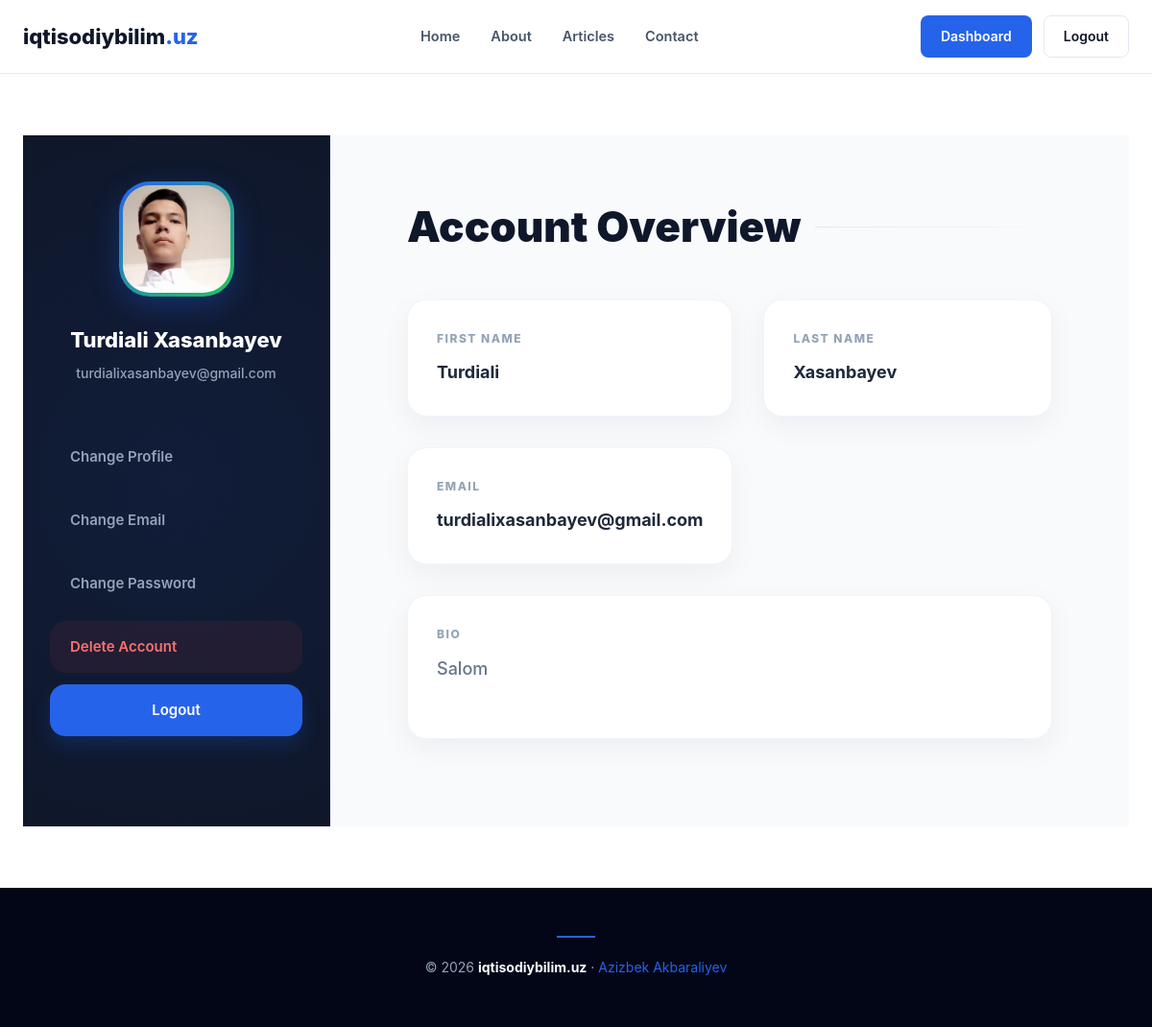
Page /dashboard/ (signed in) on the committed database.
### user/models.py (models this page shows, shortened)
class CustomUser(AbstractUser):
    username = None
    email = models.EmailField(unique=True)
    first_name = models.CharField(max_length=100, null=True, blank=True)
    last_name = models.CharField(max_length=100, null=True, blank=True)
    profile_image = models.ImageField(upload_to='profile_images', null=True, blank=True)
    bio = models.TextField(null=True, blank=True)
    objects = CustomUserManager()
    USERNAME_FIELD = "email"
    REQUIRED_FIELDS = []
    class Meta:
        verbose_name = "User"
        verbose_name_plural = "Users"

### user/views.py (the view)
# urls.py: path('dashboard/', ProfileView.as_view(), name='dashboard'),
class ProfileView(LoginRequiredMixin, View):
    login_url = 'login'
    def get(self, request):
        return render(request, 'profile.html')

### config/global_context.py (called while the page is built)
def global_context(request):
    current_year = timezone.now().year
    categories = Category.objects.all()
    tags = Tag.objects.all()
    return {'current_year': current_year, 'categories': categories, 'tags': tags}

### templates/profile.html (shortened to what this page needs)
{% extends "base.html" %}
{% load static %}
{% block extra_css %}
<link rel="stylesheet" href="{% static 'css/profile.css' %}">
{% endblock %}
{% block content %}
<section class="profile-layout">
    <aside class="profile-sidebar">
        <div class="user-box">
            {% if request.user.profile_image %}
            <img src="{{ request.user.profile_image.url }}" alt="Profile image">
            {% else %}
            <img src="/static/img/default.png" alt="Profile image">
            {% endif %}
            <h3>{{ request.user.first_name }} {{ request.user.last_name }}</h3>
            <p>{{ request.user.email }}</p>
        </div>
        <nav class="profile-menu">
            <a href="#" class="menu-link">Change Profile</a>
            <a href="#" class="menu-link">Change Email</a>
            <a href="#" class="menu-link">Change Password</a>
            <a href="/delete-account/" class="menu-link danger">Delete Account</a>
            <a href="/logout/" class="menu-link logout">Logout</a>
        </nav>
    </aside>
    <div class="profile-content">
        <h1>Account Overview</h1>
        <div class="info-grid">
            <div class="info-card">
                <h4>First Name</h4>
                <p>{{ request.user.first_name|default:"—" }}</p>
            </div>
            <div class="info-card">
                <h4>Last Name</h4>
                <p>{{ request.user.last_name|default:"—" }}</p>
            </div>
            <div class="info-card">
                <h4>Email</h4>
                <p>{{ request.user.email }}</p>
            </div>
            <div class="info-card">
                <h4>Bio</h4>
                <p>{{ request.user.bio|default:"No bio added yet." }}</p>
            </div>
        </div>
    </div>
</section>
{% endblock %}

### static/css/base.css (style rules this page uses)
:root { --primary: #2563eb; --primary-hover: #1d4ed8; --primary-soft: #eff6ff; --dark: #0f172a; --slate: #475569; --border: #e2e8f0; --bg-page: #ffffff; --bg-footer: #020617; --radius: 12px; --ease: all .3s cubic-bezier(.4, 0, .2, 1); --shadow: 0 10px 20px rgba(0, 0, 0, .06); }
*, *::before, *::after { margin: 0; padding: 0; box-sizing: border-box; }
body { font-family: Inter, system-ui, sans-serif; background: var(--bg-page); color: var(--dark); line-height: 1.6; }
a { text-decoration: none; color: inherit; transition: var(--ease); }

### static/css/profile.css (style rules this page uses)
.profile-layout { display: grid; grid-template-columns: 320px 1fr; min-height: calc(100vh - 80px); background: #f8fafc; animation: profileEntrance 0.6s ease-out; gap: 0; }
.profile-sidebar { background: #0f172a; padding: 48px 28px; color: #f8fafc; border-right: 1px solid rgba(255, 255, 255, 0.05); display: flex; flex-direction: column; position: relative; overflow: hidden; }
.profile-sidebar::before { content: ""; position: absolute; top: -50%; left: -50%; width: 200%; height: 200%; background: radial-gradient(circle at 50% 50%, rgba(37, 99, 235, 0.08), transparent 50%); pointer-events: none; }
.user-box { position: relative; z-index: 1; text-align: center; margin-bottom: 48px; }
.user-box img { width: 120px; height: 120px; object-fit: cover; border-radius: 32px; padding: 4px; background: linear-gradient(135deg, #2563eb, #22c55e); box-shadow: 0 10px 30px rgba(37, 99, 235, 0.3); margin-bottom: 20px; transition: transform 0.5s cubic-bezier(0.175, 0.885, 0.32, 1.275); }
.user-box h3 { font-size: 22px; font-weight: 800; color: #fff; margin-bottom: 6px; }
.user-box p { font-size: 14px; color: #94a3b8; font-weight: 500; }
.profile-menu { display: flex; flex-direction: column; gap: 12px; z-index: 1; }
.menu-link { display: flex; align-items: center; padding: 14px 20px; border-radius: 16px; color: #94a3b8; font-size: 15px; font-weight: 600; transition: all 0.3s ease; border: 1px solid transparent; }
.menu-link.danger { color: #f87171; background: rgba(239, 68, 68, 0.08); }
.menu-link.logout { background: #2563eb; color: #fff; justify-content: center; box-shadow: 0 10px 20px rgba(37, 99, 235, 0.2); }
.profile-content { padding: 60px 80px; background: #f8fafc; }
.profile-content h1 { font-size: 44px; font-weight: 900; margin-bottom: 40px; color: #0f172a; display: flex; align-items: center; gap: 15px; }
.profile-content h1::after { content: ""; flex: 1; height: 1px; background: linear-gradient(90deg, #e2e8f0, transparent); }
.info-grid { display: grid; grid-template-columns: repeat(2, 1fr); gap: 32px; }
.info-card { background: #fff; padding: 30px; border-radius: 20px; border: 1px solid #f1f5f9; box-shadow: 0 10px 30px rgba(15, 23, 42, 0.05); transition: transform 0.4s ease, box-shadow 0.4s ease; }
.info-card h4 { font-size: 12px; font-weight: 800; color: #94a3b8; text-transform: uppercase; letter-spacing: 1.5px; margin-bottom: 12px; }
.info-card p { font-size: 18px; font-weight: 700; color: #1e293b; }
.info-card:nth-child(4) { grid-column: span 2; min-height: 150px; }
.info-card:nth-child(4) p { color: #64748b; font-weight: 500; line-height: 1.7; }

### rows in the picture
CustomUser: user.profile_image (picture), user.first_name "Turdiali", user.last_name "Xasanbayev", user.email "turdialixasanbayev@gmail.com", user.bio "Salom"
